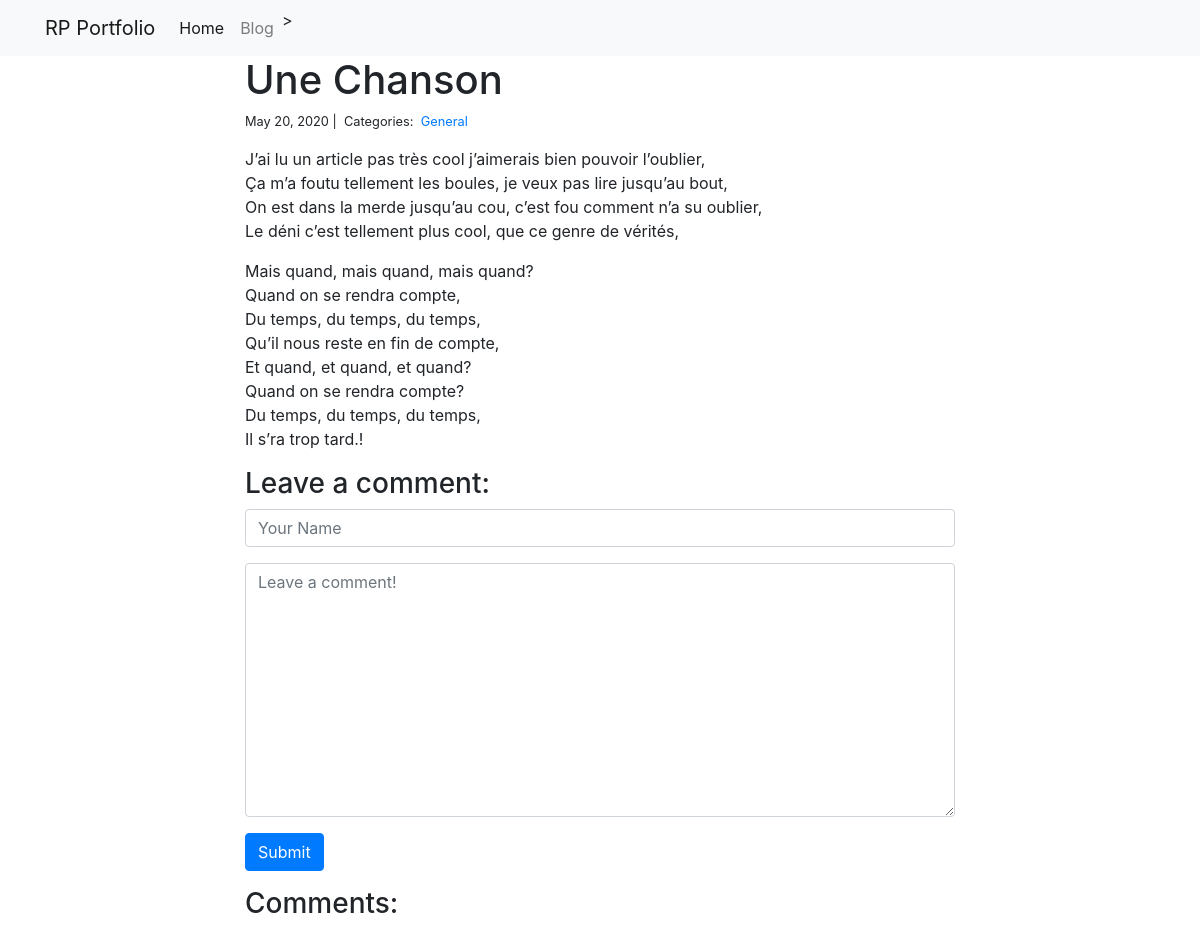
Page /blog/1/ on the committed database.
### blog/models.py (models this page shows)
class Post(models.Model):
	title  = models.CharField(max_length=255)
	body = models.TextField()
	created_on = models.DateTimeField(auto_now_add=True)
	last_modified = models.DateTimeField(auto_now=True)
	categories = models.ManyToManyField('Category', related_name='posts')

class Category(models.Model):
	name = models.CharField(max_length=20)

### blog/views.py (the view, shortened to what this page needs)
# urls.py: path("<int:pk>/", views.blog_detail, name="blog_detail"),
def blog_detail(request, pk):
    post = Post.objects.get(pk=pk)
    comments = Comment.objects.filter(post=post)
    form = CommentForm()
    context = {"post": post, "comments": comments, "form": form}
    return render(request, "blog_detail.html", context)

### blog/forms.py
class CommentForm(forms.Form):
    author = forms.CharField(
        max_length=60,
        widget=forms.TextInput(
            attrs={"class": "form-control", "placeholder": "Your Name"}
        ),
    )
    body = forms.CharField(
        widget=forms.Textarea(
            attrs={"class": "form-control", "placeholder": "Leave a comment!"}
        )
    )

### blog/templates/blog_detail.html (shortened to what this page needs)
{% extends "base.html" %}
{% block page_content %}
<div class="col-md-8 offset-md-2">
    <h1>{{ post.title }}</h1>
    <small>
        {{ post.created_on.date }} |&nbsp;
        Categories:&nbsp;
        {% for category in post.categories.all %}
        <a href="{% url 'blog_category' category.name %}">
            {{ category.name }}
        </a>&nbsp;
        {% endfor %}
    </small>
    <p>{{ post.body | linebreaks }}</p>
    <h3>Leave a comment:</h3>
    <form action="/blog/{{ post.pk }}/" method="post">
        <div class="form-group">
            {{ form.author }}
        </div>
        <div class="form-group">
            {{ form.body }}
        </div>
        <button type="submit" class="btn btn-primary">Submit</button>
    </form>
    <h3>Comments:</h3>
</div>
{% endblock %}

### rows in the picture
Post: title "Une Chanson", created_on "May 20, 2020", body "J’ai lu un article pas très cool j’aimerais bien pouvoir l’oublier, Ça m’a foutu tellement les boules, je veux pas lire jusqu’au bout, On est dans la merde jusqu’au cou, c’est fou comment n’a su oublier, Le déni c’est tellement plus cool, que ce genre de vérités, Mais quand, mais quand, mais quand? Quand on se rendra compte, Du temps, du temps, du temps, Qu’il nous reste en fin de compte, Et quand, et quand, et quand? Quand on se rendra compte? Du temps, du temps, du temps, Il s’ra trop tard.!"
Category: name "General"
